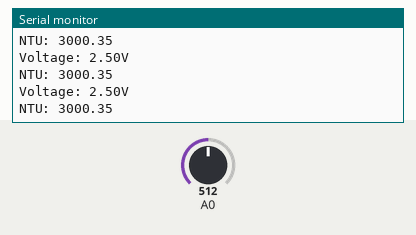
Recording of a sketch running on a simulated Arduino Uno, built with avr-gcc and run on an emulated ATmega328P. Shown: the last lines printed to the serial monitor. The inputs (shaded band) are chosen by the test bench; at power-on: A0 = 512.

Above: at 1.3 s.
1.4 s: A0 set to 716
At 1.81 s:
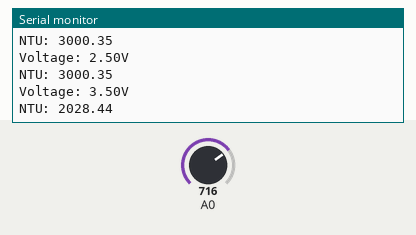
2.9 s: A0 set to 900
At 3.31 s:
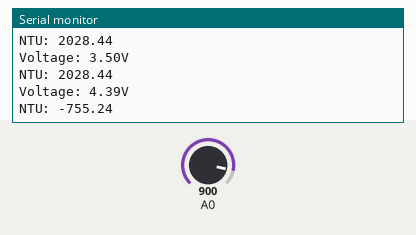
Timing chart, 0 to 5.9 s (numbered marks = the images above; inputs shaded):
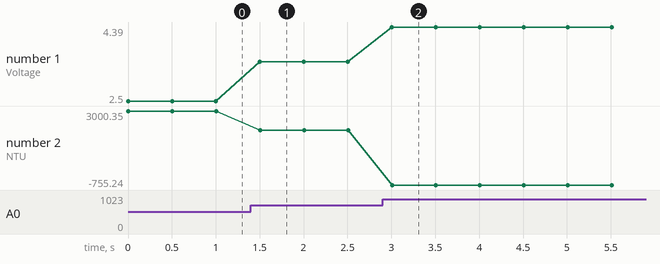

Measured:
- after the input at 1.4 s, the serial monitor: prints a new line after 0.10 s (image 1)
- after the input at 2.9 s, the serial monitor: prints a new line after 0.11 s (image 2)
- plotted number 1: 2.5 → 3.5 after the input at 1.4 s, 3.5 → 4.39 after the input at 2.9 s
- plotted number 2: 3000.35 → 2028.44 after the input at 1.4 s, 2028.44 → -755.24 after the input at 2.9 s

The sketch:

Turbidity_Sensor_Test.ino
```cpp
void setup() {
  Serial.begin(115200); //Baud rate: 115200
}
void loop() {
  int sensorValue = analogRead(A0);// read the input on analog pin 0:
  float voltage = sensorValue * (5.0 / 1024.0); // Convert the analog reading (which goes from 0 - 1023) to a voltage (0 - 5V):
  Serial.println("Voltage: " + String(voltage) + "V");

  float NTU = (-1120.4 * pow(voltage, 2)) + (5742.3*voltage) - 4352.9;
  Serial.println("NTU: " + String(NTU));
  delay(500);
}
```
